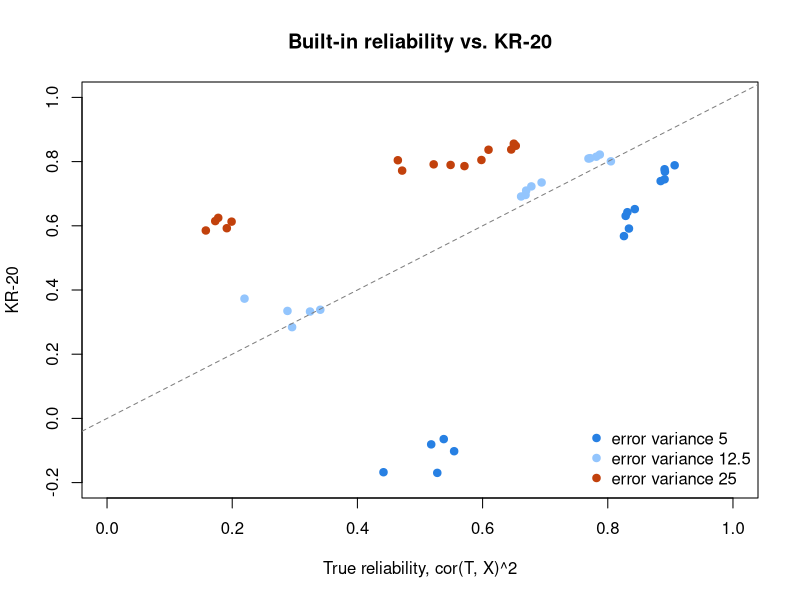

Write R code to recreate this figure.
# Where CTT breaks: a recipe that respects the classical model for the total
# score, X = T + E, and nothing more. It sets the true reliability, then hands out
# each respondent's correct answers across items at random (weighted so that some
# items are easier than others). Base R only.
# Adapted from ben-domingue/252: ps2/ctt_failures.R.
set.seed(252)
n_items <- 50
n_ppl <- 500
n_reps <- 5                                  # data sets per setting

kr20 <- function(resp) {                     # KR-20: alpha for 0/1 items
  k <- ncol(resp)
  p <- colMeans(resp)
  (k / (k - 1)) * (1 - sum(p * (1 - p)) / var(rowSums(resp)))
}

sim_ctt <- function(n_items, n_ppl, s2_true, s2_error) {
  T <- round(rnorm(n_ppl, mean = n_items / 2, sd = sqrt(s2_true)))   # true scores
  E <- round(rnorm(n_ppl, mean = 0, sd = sqrt(s2_error)))            # errors
  X <- pmin(pmax(T + E, 0), n_items)         # observed sum scores, kept in 0..n_items
  pr <- runif(n_items, 0.25, 0.85)           # how often each item gets picked
  resp <- matrix(0, n_ppl, n_items)
  for (j in 1:n_ppl)                         # respondent j gets X[j] items right,
    if (X[j] > 0)                            # chosen at random, easier items more often
      resp[j, sample(n_items, X[j], prob = pr)] <- 1
  c(true_rel = cor(T, X)^2, kr20 = kr20(resp),
    var_X = var(X), sum_pq = sum(colMeans(resp) * (1 - colMeans(resp))))
}

# Nine settings: true-score and error variances as shares of the number of items.
settings <- expand.grid(s2_true = n_items * c(0.1, 0.5, 0.9),
                        s2_error = n_items * c(0.1, 0.25, 0.5))
out <- do.call(rbind, lapply(seq_len(nrow(settings)), function(s)
  t(replicate(n_reps, sim_ctt(n_items, n_ppl, settings$s2_true[s], settings$s2_error[s])))))
out <- data.frame(settings[rep(seq_len(nrow(settings)), each = n_reps), ], out)

# One row per setting: the reliability we built in, and what KR-20 reports.
print(aggregate(cbind(true_rel, kr20, var_X, sum_pq) ~ s2_true + s2_error, data = out,
                FUN = function(x) round(mean(x), 2)))

cols <- c("#2780e3", "#93c5fd", "#c2410c")  # one colour per error variance
err <- factor(out$s2_error)
plot(out$true_rel, out$kr20, xlim = c(0, 1), ylim = c(-0.2, 1), pch = 19,
     col = cols[err], xlab = "True reliability, cor(T, X)^2",
     ylab = "KR-20", main = "Built-in reliability vs. KR-20")
abline(0, 1, lty = 2, col = "grey50")        # where KR-20 would equal reliability
legend("bottomright", paste("error variance", levels(err)), col = cols, pch = 19, bty = "n")
